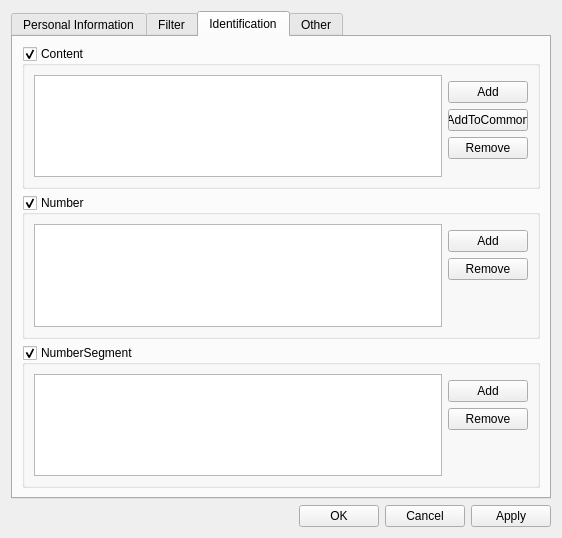
<?xml version="1.0" encoding="UTF-8"?>
<ui version="4.0">
 <class>DialogSetting</class>
 <widget class="QDialog" name="DialogSetting">
  <property name="geometry">
   <rect>
    <x>0</x>
    <y>0</y>
    <width>562</width>
    <height>517</height>
   </rect>
  </property>
  <property name="windowTitle">
   <string>Setting</string>
  </property>
  <layout class="QGridLayout" name="gridLayout_2">
   <item row="0" column="0" colspan="4">
    <widget class="QTabWidget" name="tabWidget">
     <property name="currentIndex">
      <number>2</number>
     </property>
     <widget class="QWidget" name="tabPersonalInfo">
      <attribute name="title">
       <string>Personal Information</string>
      </attribute>
      <layout class="QGridLayout" name="gridLayout">
       <item row="0" column="0">
        <widget class="QLabel" name="label">
         <property name="text">
          <string>Name</string>
         </property>
        </widget>
       </item>
       <item row="0" column="1">
        <widget class="QLineEdit" name="lineEditName"/>
       </item>
       <item row="0" column="2">
        <spacer name="horizontalSpacer">
         <property name="orientation">
          <enum>Qt::Horizontal</enum>
         </property>
         <property name="sizeHint" stdset="0">
          <size>
           <width>300</width>
           <height>20</height>
          </size>
         </property>
        </spacer>
       </item>
       <item row="1" column="0">
        <widget class="QLabel" name="label_2">
         <property name="text">
          <string>PhoneNum</string>
         </property>
        </widget>
       </item>
       <item row="1" column="1">
        <widget class="QLineEdit" name="lineEditPhoneNum"/>
       </item>
       <item row="2" column="0">
        <spacer name="verticalSpacer">
         <property name="orientation">
          <enum>Qt::Vertical</enum>
         </property>
         <property name="sizeHint" stdset="0">
          <size>
           <width>20</width>
           <height>40</height>
          </size>
         </property>
        </spacer>
       </item>
      </layout>
     </widget>
     <widget class="QWidget" name="tabFilter">
      <attribute name="title">
       <string>Filter</string>
      </attribute>
      <layout class="QGridLayout" name="gridLayout_6">
       <item row="0" column="0">
        <widget class="QGroupBox" name="groupBoxFilterMode">
         <property name="title">
          <string>Filter Mode</string>
         </property>
         <layout class="QGridLayout" name="gridLayout_3">
          <item row="0" column="0">
           <widget class="QRadioButton" name="radioButtonBlackList">
            <property name="text">
             <string>Use Blacklist</string>
            </property>
           </widget>
          </item>
          <item row="0" column="1">
           <widget class="QRadioButton" name="radioButtonWhiteList">
            <property name="text">
             <string>Use Whitelist</string>
            </property>
           </widget>
          </item>
          <item row="0" column="2">
           <widget class="QRadioButton" name="radioButtonUnUsed">
            <property name="text">
             <string>Unused</string>
            </property>
           </widget>
          </item>
         </layout>
        </widget>
       </item>
       <item row="1" column="0">
        <widget class="QGroupBox" name="groupBox_2">
         <property name="title">
          <string>Blacklist Manage</string>
         </property>
         <layout class="QGridLayout" name="gridLayout_4">
          <item row="0" column="0" rowspan="5">
           <widget class="QListWidget" name="listWidgetBlackList"/>
          </item>
          <item row="0" column="1">
           <widget class="QPushButton" name="btnAddBlackList">
            <property name="text">
             <string>Add</string>
            </property>
            <property name="qssGroup" stdset="0">
             <string>ToolButton</string>
            </property>
           </widget>
          </item>
          <item row="3" column="1">
           <spacer name="verticalSpacer_3">
            <property name="orientation">
             <enum>Qt::Vertical</enum>
            </property>
            <property name="sizeHint" stdset="0">
             <size>
              <width>20</width>
              <height>40</height>
             </size>
            </property>
           </spacer>
          </item>
          <item row="2" column="1">
           <widget class="QPushButton" name="btnRemoveBlackList">
            <property name="text">
             <string>Remove</string>
            </property>
            <property name="qssGroup" stdset="0">
             <string>ToolButton</string>
            </property>
           </widget>
          </item>
          <item row="1" column="1">
           <widget class="QPushButton" name="btnMoveToWhitelist">
            <property name="text">
             <string>MoveToWhitelist</string>
            </property>
            <property name="qssGroup" stdset="0">
             <string>ToolButton</string>
            </property>
           </widget>
          </item>
         </layout>
        </widget>
       </item>
       <item row="2" column="0">
        <widget class="QGroupBox" name="groupBox_3">
         <property name="title">
          <string>Whitelist Manage</string>
         </property>
         <layout class="QGridLayout" name="gridLayout_5">
          <item row="0" column="0" rowspan="5">
           <widget class="QListWidget" name="listWidgetWhiteList"/>
          </item>
          <item row="2" column="1">
           <widget class="QPushButton" name="btnRemoveWhiteList">
            <property name="text">
             <string>Remove</string>
            </property>
            <property name="qssGroup" stdset="0">
             <string>ToolButton</string>
            </property>
           </widget>
          </item>
          <item row="0" column="1">
           <widget class="QPushButton" name="btnAddWhiteList">
            <property name="text">
             <string>Add</string>
            </property>
            <property name="qssGroup" stdset="0">
             <string>ToolButton</string>
            </property>
           </widget>
          </item>
          <item row="3" column="1">
           <spacer name="verticalSpacer_4">
            <property name="orientation">
             <enum>Qt::Vertical</enum>
            </property>
            <property name="sizeHint" stdset="0">
             <size>
              <width>20</width>
              <height>40</height>
             </size>
            </property>
           </spacer>
          </item>
          <item row="1" column="1">
           <widget class="QPushButton" name="btnMoveToBlacklist">
            <property name="text">
             <string>MoveToBlacklist</string>
            </property>
            <property name="qssGroup" stdset="0">
             <string>ToolButton</string>
            </property>
           </widget>
          </item>
         </layout>
        </widget>
       </item>
       <item row="3" column="0">
        <widget class="QGroupBox" name="groupBox_4">
         <property name="title">
          <string>Keyword&lt;Each keyword takes a line&gt;</string>
         </property>
         <layout class="QGridLayout" name="gridLayout_8">
          <item row="0" column="0">
           <widget class="QTextEdit" name="textEditKeyword"/>
          </item>
         </layout>
        </widget>
       </item>
      </layout>
     </widget>
     <widget class="QWidget" name="tabIdentification">
      <attribute name="title">
       <string>Identification</string>
      </attribute>
      <layout class="QVBoxLayout" name="verticalLayout">
       <item>
        <widget class="QGroupBox" name="groupBoxContent">
         <property name="title">
          <string>Content</string>
         </property>
         <property name="checkable">
          <bool>true</bool>
         </property>
         <layout class="QGridLayout" name="gridLayout_10">
          <item row="0" column="0" rowspan="7" colspan="3">
           <widget class="QTableWidget" name="tableWidgetContent"/>
          </item>
          <item row="3" column="3">
           <widget class="QPushButton" name="btnRemoveContent">
            <property name="minimumSize">
             <size>
              <width>80</width>
              <height>0</height>
             </size>
            </property>
            <property name="maximumSize">
             <size>
              <width>80</width>
              <height>16777215</height>
             </size>
            </property>
            <property name="text">
             <string>Remove</string>
            </property>
           </widget>
          </item>
          <item row="1" column="3">
           <widget class="QPushButton" name="btnAddContent">
            <property name="minimumSize">
             <size>
              <width>80</width>
              <height>0</height>
             </size>
            </property>
            <property name="maximumSize">
             <size>
              <width>80</width>
              <height>16777215</height>
             </size>
            </property>
            <property name="text">
             <string>Add</string>
            </property>
           </widget>
          </item>
          <item row="5" column="3">
           <spacer name="verticalSpacer_5">
            <property name="orientation">
             <enum>Qt::Vertical</enum>
            </property>
            <property name="sizeHint" stdset="0">
             <size>
              <width>20</width>
              <height>40</height>
             </size>
            </property>
           </spacer>
          </item>
          <item row="2" column="3">
           <widget class="QPushButton" name="btnAddToCommon">
            <property name="minimumSize">
             <size>
              <width>80</width>
              <height>0</height>
             </size>
            </property>
            <property name="maximumSize">
             <size>
              <width>80</width>
              <height>16777215</height>
             </size>
            </property>
            <property name="text">
             <string>AddToCommon</string>
            </property>
           </widget>
          </item>
         </layout>
        </widget>
       </item>
       <item>
        <widget class="QGroupBox" name="groupBoxNumber">
         <property name="title">
          <string>Number</string>
         </property>
         <property name="checkable">
          <bool>true</bool>
         </property>
         <layout class="QGridLayout" name="gridLayout_11">
          <item row="0" column="0" rowspan="4" colspan="2">
           <widget class="QTableWidget" name="tableWidgetNumber"/>
          </item>
          <item row="1" column="2">
           <widget class="QPushButton" name="btnAddNumber">
            <property name="minimumSize">
             <size>
              <width>80</width>
              <height>0</height>
             </size>
            </property>
            <property name="maximumSize">
             <size>
              <width>80</width>
              <height>16777215</height>
             </size>
            </property>
            <property name="text">
             <string>Add</string>
            </property>
           </widget>
          </item>
          <item row="2" column="2">
           <widget class="QPushButton" name="btnRemoveNumber">
            <property name="minimumSize">
             <size>
              <width>80</width>
              <height>0</height>
             </size>
            </property>
            <property name="maximumSize">
             <size>
              <width>80</width>
              <height>16777215</height>
             </size>
            </property>
            <property name="text">
             <string>Remove</string>
            </property>
           </widget>
          </item>
          <item row="3" column="2">
           <spacer name="verticalSpacer_6">
            <property name="orientation">
             <enum>Qt::Vertical</enum>
            </property>
            <property name="sizeHint" stdset="0">
             <size>
              <width>20</width>
              <height>40</height>
             </size>
            </property>
           </spacer>
          </item>
         </layout>
        </widget>
       </item>
       <item>
        <widget class="QGroupBox" name="groupBoxNumberSegment">
         <property name="title">
          <string>NumberSegment</string>
         </property>
         <property name="checkable">
          <bool>true</bool>
         </property>
         <layout class="QGridLayout" name="gridLayout_12">
          <item row="0" column="0" rowspan="4" colspan="2">
           <widget class="QTableWidget" name="tableWidgetNumberSegment"/>
          </item>
          <item row="3" column="4">
           <spacer name="verticalSpacer_7">
            <property name="orientation">
             <enum>Qt::Vertical</enum>
            </property>
            <property name="sizeHint" stdset="0">
             <size>
              <width>20</width>
              <height>40</height>
             </size>
            </property>
           </spacer>
          </item>
          <item row="1" column="4">
           <widget class="QPushButton" name="btnAddNumberSegment">
            <property name="minimumSize">
             <size>
              <width>80</width>
              <height>0</height>
             </size>
            </property>
            <property name="maximumSize">
             <size>
              <width>80</width>
              <height>16777215</height>
             </size>
            </property>
            <property name="text">
             <string>Add</string>
            </property>
           </widget>
          </item>
          <item row="2" column="4">
           <widget class="QPushButton" name="btnRemoveNumberSegment">
            <property name="minimumSize">
             <size>
              <width>80</width>
              <height>0</height>
             </size>
            </property>
            <property name="maximumSize">
             <size>
              <width>80</width>
              <height>16777215</height>
             </size>
            </property>
            <property name="text">
             <string>Remove</string>
            </property>
           </widget>
          </item>
         </layout>
        </widget>
       </item>
      </layout>
     </widget>
     <widget class="QWidget" name="tabOther">
      <attribute name="title">
       <string>Other</string>
      </attribute>
      <layout class="QGridLayout" name="gridLayout_7">
       <item row="1" column="0">
        <widget class="QLabel" name="label_4">
         <property name="text">
          <string>Language</string>
         </property>
        </widget>
       </item>
       <item row="7" column="0">
        <spacer name="verticalSpacer_2">
         <property name="orientation">
          <enum>Qt::Vertical</enum>
         </property>
         <property name="sizeHint" stdset="0">
          <size>
           <width>20</width>
           <height>40</height>
          </size>
         </property>
        </spacer>
       </item>
       <item row="1" column="3">
        <spacer name="horizontalSpacer_3">
         <property name="orientation">
          <enum>Qt::Horizontal</enum>
         </property>
         <property name="sizeHint" stdset="0">
          <size>
           <width>40</width>
           <height>20</height>
          </size>
         </property>
        </spacer>
       </item>
       <item row="1" column="1">
        <widget class="QComboBox" name="comboBoxLanguage">
         <item>
          <property name="text">
           <string>Chinese</string>
          </property>
         </item>
         <item>
          <property name="text">
           <string>English</string>
          </property>
         </item>
        </widget>
       </item>
       <item row="2" column="0">
        <widget class="QLabel" name="label_5">
         <property name="text">
          <string>Run Mode</string>
         </property>
        </widget>
       </item>
       <item row="0" column="1">
        <spacer name="horizontalSpacer_4">
         <property name="orientation">
          <enum>Qt::Horizontal</enum>
         </property>
         <property name="sizeType">
          <enum>QSizePolicy::Fixed</enum>
         </property>
         <property name="sizeHint" stdset="0">
          <size>
           <width>110</width>
           <height>5</height>
          </size>
         </property>
        </spacer>
       </item>
       <item row="5" column="0" colspan="4">
        <widget class="QCheckBox" name="checkBoxCloseMin">
         <property name="text">
          <string>Minimize to the tray when window is closed</string>
         </property>
        </widget>
       </item>
       <item row="2" column="1">
        <widget class="QComboBox" name="comboBoxRunMode">
         <item>
          <property name="text">
           <string>Chat Mode</string>
          </property>
         </item>
         <item>
          <property name="text">
           <string>Message Mode</string>
          </property>
         </item>
        </widget>
       </item>
       <item row="4" column="0">
        <widget class="QLabel" name="label_8">
         <property name="text">
          <string>Speech Language</string>
         </property>
        </widget>
       </item>
       <item row="4" column="1">
        <widget class="QComboBox" name="comboBoxSpeechLanguage">
         <item>
          <property name="text">
           <string>Speak Chinese</string>
          </property>
         </item>
         <item>
          <property name="text">
           <string>Speak English</string>
          </property>
         </item>
        </widget>
       </item>
       <item row="4" column="3">
        <widget class="QComboBox" name="comboBoxVoices">
         <property name="sizePolicy">
          <sizepolicy hsizetype="Minimum" vsizetype="Fixed">
           <horstretch>0</horstretch>
           <verstretch>0</verstretch>
          </sizepolicy>
         </property>
        </widget>
       </item>
       <item row="4" column="2">
        <widget class="QLabel" name="label_9">
         <property name="text">
          <string>Voice</string>
         </property>
        </widget>
       </item>
       <item row="4" column="4">
        <spacer name="horizontalSpacer_5">
         <property name="orientation">
          <enum>Qt::Horizontal</enum>
         </property>
         <property name="sizeHint" stdset="0">
          <size>
           <width>40</width>
           <height>20</height>
          </size>
         </property>
        </spacer>
       </item>
      </layout>
     </widget>
    </widget>
   </item>
   <item row="1" column="0">
    <spacer name="horizontalSpacer_2">
     <property name="orientation">
      <enum>Qt::Horizontal</enum>
     </property>
     <property name="sizeHint" stdset="0">
      <size>
       <width>40</width>
       <height>20</height>
      </size>
     </property>
    </spacer>
   </item>
   <item row="1" column="1">
    <widget class="QPushButton" name="btnConfirm">
     <property name="text">
      <string>OK</string>
     </property>
     <property name="qssGroup" stdset="0">
      <string>ToolButton</string>
     </property>
    </widget>
   </item>
   <item row="1" column="2">
    <widget class="QPushButton" name="btnCancel">
     <property name="text">
      <string>Cancel</string>
     </property>
     <property name="qssGroup" stdset="0">
      <string>ToolButton</string>
     </property>
    </widget>
   </item>
   <item row="1" column="3">
    <widget class="QPushButton" name="btnApply">
     <property name="text">
      <string>Apply</string>
     </property>
     <property name="qssGroup" stdset="0">
      <string>ToolButton</string>
     </property>
    </widget>
   </item>
  </layout>
 </widget>
 <resources/>
 <connections/>
</ui>
